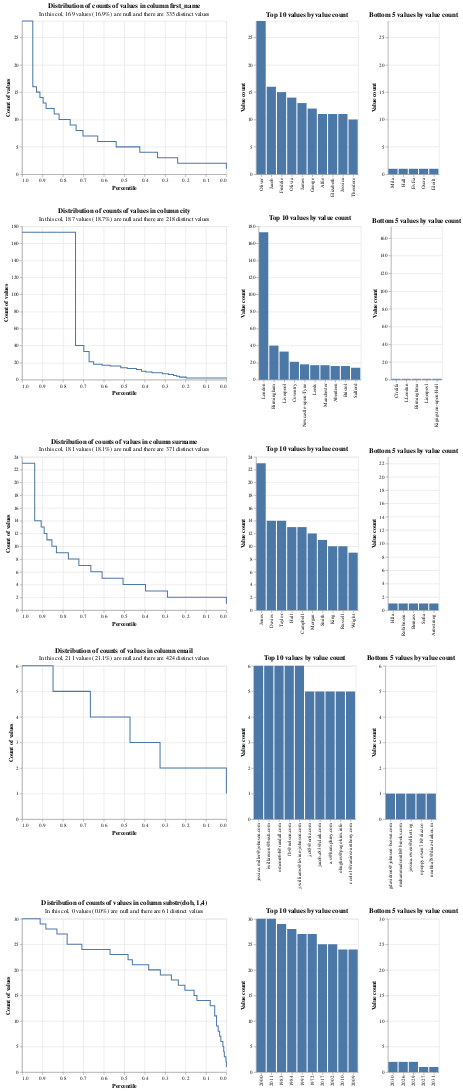

Source (notebook cell):
### Code cell
linker.profile_columns(["first_name", "city", "surname", "email", "substr(dob, 1,4)"], top_n=10, bottom_n=5)
